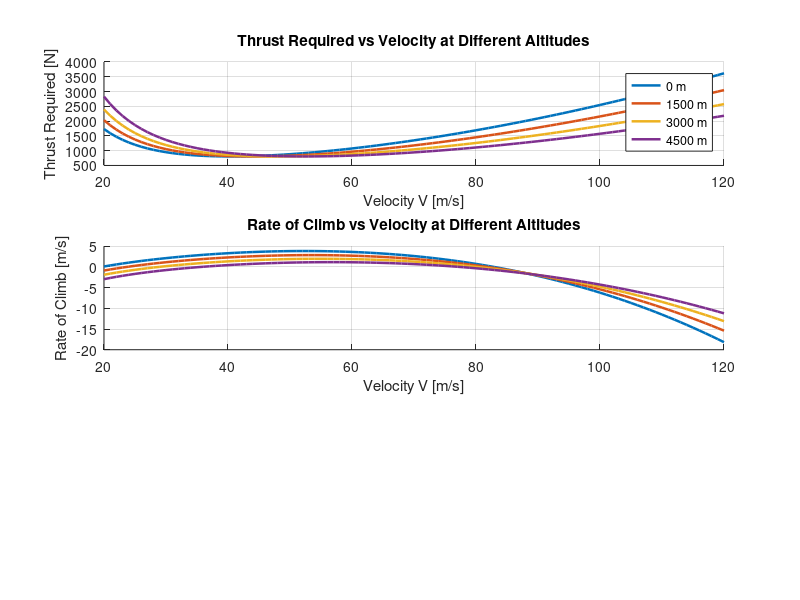

MATLAB code for this plot: (Note: this script raises an error after producing the figure.)
clear;
clc;
close all;

%% Aircraft Performance Altitude Analysis
% This script analyzes how altitude affects aircraft performance.
%
% The analysis includes:
% - Air density variation with altitude
% - Stall speed variation
% - Thrust required variation
% - Thrust available variation
% - Rate of climb variation
% - Maximum level flight speed variation

%% Aircraft Parameters

rho0 = 1.225;      % Sea level air density [kg/m^3]
H = 8500;          % Approximate atmospheric scale height [m]

W = 12000;         % Aircraft weight [N]
S = 16.2;          % Wing reference area [m^2]

CD0 = 0.025;       % Zero-lift drag coefficient
k = 0.045;         % Induced drag factor
CL_max = 1.5;      % Maximum lift coefficient

T_available_SL = 1800;   % Sea level available thrust [N]

%% Altitude and Velocity Range

altitudes = [0 1500 3000 4500];   % Altitudes [m]
V = 20:1:120;                     % Velocity range [m/s]

%% Storage Arrays

stall_speeds = zeros(length(altitudes), 1);
max_ROC_values = zeros(length(altitudes), 1);
best_climb_speeds = zeros(length(altitudes), 1);
max_level_speeds = zeros(length(altitudes), 1);
thrust_available_values = zeros(length(altitudes), 1);

Altitude_full = [];
Velocity_full = [];
Density_full = [];
CL_full = [];
CD_full = [];
ThrustRequired_full = [];
ThrustAvailable_full = [];
RateOfClimb_full = [];

%% Figure Setup

figure;

legend_entries = cell(length(altitudes), 1);

%% Altitude Loop

for i = 1:length(altitudes)

    altitude = altitudes(i);

    %% Air Density Model
    % Simplified exponential atmosphere model

    rho = rho0 * exp(-altitude / H);
    sigma = rho / rho0;

    %% Thrust Available Model
    % Available thrust decreases with air density

    T_available = T_available_SL * sigma;

    %% Dynamic Pressure

    q_inf = 0.5 * rho .* V.^2;

    %% Required Lift Coefficient for Level Flight

    CL_required = W ./ (q_inf .* S);

    %% Drag Polar

    CD = CD0 + k .* CL_required.^2;

    %% Drag and Thrust Required

    Drag = q_inf .* S .* CD;
    Thrust_required = Drag;

    %% Power and Rate of Climb

    Excess_thrust = T_available - Thrust_required;
    Excess_power = Excess_thrust .* V;

    Rate_of_climb = Excess_power ./ W;
    Rate_of_climb_ft_min = Rate_of_climb * 196.85;

    %% Stall Speed

    V_stall = sqrt((2 * W) / (rho * S * CL_max));
    stall_speeds(i) = V_stall;

    %% Valid Flight Region

    valid_flight = V >= V_stall;
    valid_climb_region = valid_flight & Rate_of_climb > 0;

    %% Maximum Rate of Climb

    valid_climb_indices = find(valid_climb_region);

    if isempty(valid_climb_indices)
        max_ROC = NaN;
        best_climb_speed = NaN;
    else
        [max_ROC, local_idx] = max(Rate_of_climb(valid_climb_indices));
        best_climb_speed = V(valid_climb_indices(local_idx));
    end

    max_ROC_values(i) = max_ROC;
    best_climb_speeds(i) = best_climb_speed;

    %% Maximum Level Flight Speed

    level_flight_possible = valid_flight & (Thrust_required <= T_available);

    if any(level_flight_possible)
        max_level_speed = max(V(level_flight_possible));
    else
        max_level_speed = NaN;
    end

    max_level_speeds(i) = max_level_speed;
    thrust_available_values(i) = T_available;

    %% Store Full Results

    Altitude_full = [Altitude_full; repmat(altitude, length(V), 1)];
    Velocity_full = [Velocity_full; V'];
    Density_full = [Density_full; repmat(rho, length(V), 1)];
    CL_full = [CL_full; CL_required'];
    CD_full = [CD_full; CD'];
    ThrustRequired_full = [ThrustRequired_full; Thrust_required'];
    ThrustAvailable_full = [ThrustAvailable_full; repmat(T_available, length(V), 1)];
    RateOfClimb_full = [RateOfClimb_full; Rate_of_climb'];

    %% Plot Thrust Required

    subplot(3,1,1);
    hold on;
    plot(V, Thrust_required, 'LineWidth', 1.8);

    %% Plot Rate of Climb

    subplot(3,1,2);
    hold on;
    plot(V, Rate_of_climb, 'LineWidth', 1.8);

    legend_entries{i} = sprintf('%d m', altitude);

end

%% Complete Plots

subplot(3,1,1);
grid on;
xlabel('Velocity V [m/s]');
ylabel('Thrust Required [N]');
title('Thrust Required vs Velocity at Different Altitudes');
legend(legend_entries, 'Location', 'best');

subplot(3,1,2);
grid on;
xlabel('Velocity V [m/s]');
ylabel('Rate of Climb [m/s]');
title('Rate of Climb vs Velocity at Different Altitudes');
yline(0, '--', 'LineWidth', 1.5);
legend(legend_entries, 'Location', 'best');

subplot(3,1,3);
plot(altitudes, stall_speeds, '-o', 'LineWidth', 1.8, 'MarkerSize', 7);
grid on;
xlabel('Altitude [m]');
ylabel('Stall Speed [m/s]');
title('Stall Speed vs Altitude');

sgtitle('Aircraft Performance Altitude Effect Analysis');

%% Print Summary Results

fprintf('Aircraft Performance Altitude Analysis\n');
fprintf('--------------------------------------\n');

for i = 1:length(altitudes)
    fprintf('Altitude: %d m\n', altitudes(i));
    fprintf('Air density                  : %.4f kg/m^3\n', rho0 * exp(-altitudes(i) / H));
    fprintf('Available thrust             : %.2f N\n', thrust_available_values(i));
    fprintf('Stall speed                  : %.2f m/s\n', stall_speeds(i));
    fprintf('Maximum rate of climb        : %.2f m/s\n', max_ROC_values(i));
    fprintf('Maximum rate of climb        : %.2f ft/min\n', max_ROC_values(i) * 196.85);
    fprintf('Best climb speed             : %.2f m/s\n', best_climb_speeds(i));
    fprintf('Maximum level flight speed   : %.2f m/s\n', max_level_speeds(i));
    fprintf('\n');
end

%% Save Results

script_path = mfilename('fullpath');
matlab_folder = fileparts(script_path);
project_folder = fileparts(matlab_folder);
figures_folder = fullfile(project_folder, 'Results', 'Figures');
tables_folder = fullfile(project_folder, 'Results', 'Tables');

if ~exist(figures_folder, 'dir')
    mkdir(figures_folder);
end

if ~exist(tables_folder, 'dir')
    mkdir(tables_folder);
end

saveas(gcf, fullfile(figures_folder, 'aircraft_performance_altitude_analysis.png'));

%% Save Full Results Table

full_results_table = table( ...
    Altitude_full, ...
    Velocity_full, ...
    Density_full, ...
    CL_full, ...
    CD_full, ...
    ThrustRequired_full, ...
    ThrustAvailable_full, ...
    RateOfClimb_full, ...
    'VariableNames', { ...
    'Altitude_m', ...
    'Velocity_m_s', ...
    'AirDensity_kg_m3', ...
    'CL_required', ...
    'CD', ...
    'ThrustRequired_N', ...
    'ThrustAvailable_N', ...
    'RateOfClimb_m_s'});

writetable(full_results_table, fullfile(tables_folder, 'aircraft_performance_altitude_full_results.csv'));

%% Save Summary Results Table

summary_table = table( ...
    altitudes', ...
    thrust_available_values, ...
    stall_speeds, ...
    max_ROC_values, ...
    max_ROC_values * 196.85, ...
    best_climb_speeds, ...
    max_level_speeds, ...
    'VariableNames', { ...
    'Altitude_m', ...
    'ThrustAvailable_N', ...
    'StallSpeed_m_s', ...
    'MaxRateOfClimb_m_s', ...
    'MaxRateOfClimb_ft_min', ...
    'BestClimbSpeed_m_s', ...
    'MaxLevelFlightSpeed_m_s'});

writetable(summary_table, fullfile(tables_folder, 'aircraft_performance_altitude_summary_results.csv'));

fprintf('Altitude analysis figure and result tables saved successfully.\n');
